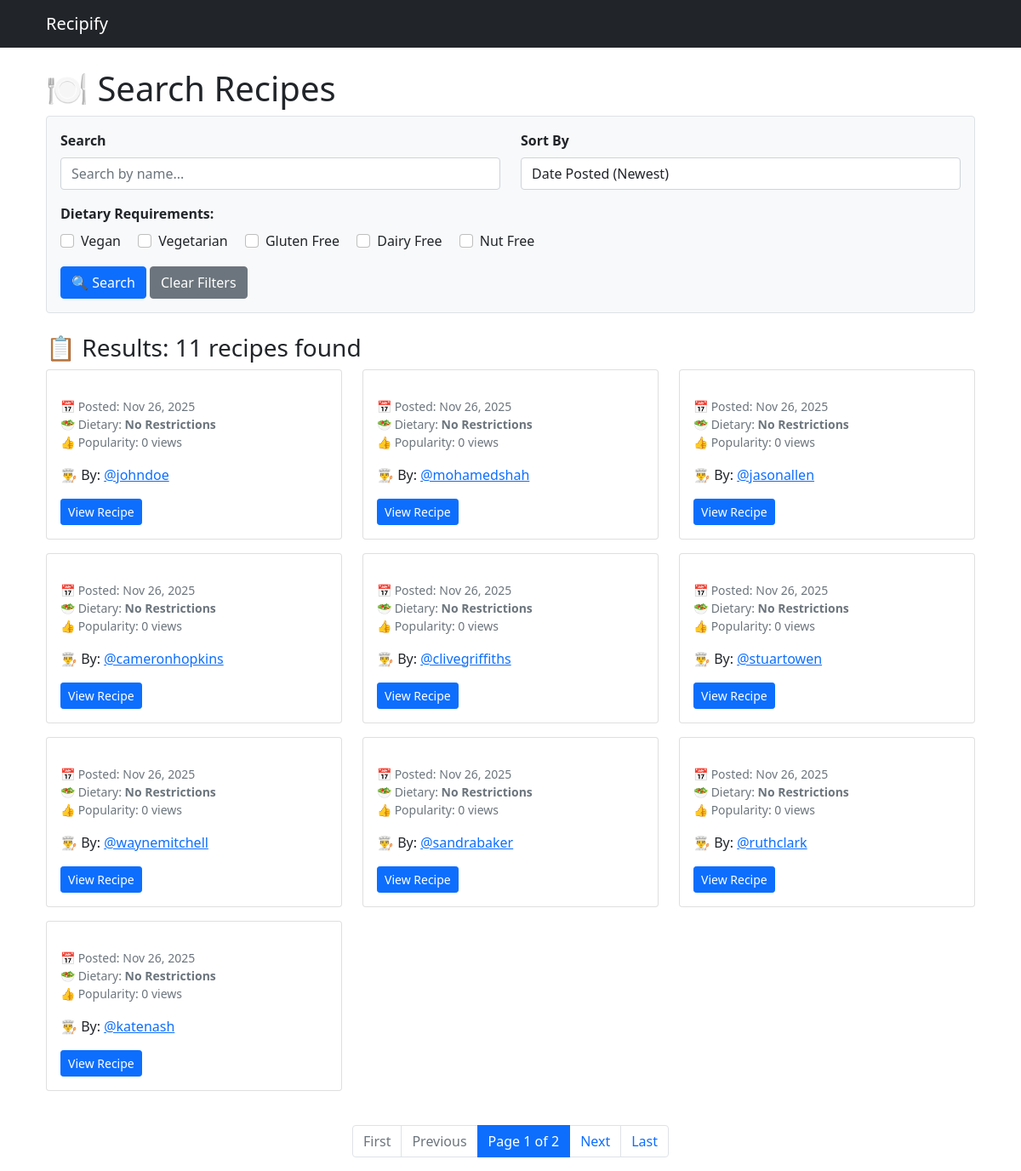
The page /recipes/search/ on the database its author committed.
### recipes/models/recipe.py (models this page shows, shortened)
class Recipe(models.Model):
    DIETARY_CHOICES = [
        ("vegan", "Vegan"),
        ("vegetarian", "Vegetarian"),
        ("gluten_free", "Gluten Free"),
        ("dairy_free", "Dairy Free"),
        ("nut_free", "Nut Free"),
        ("none", "No Restrictions"),
    ]
    author = models.ForeignKey(
        settings.AUTH_USER_MODEL,
        on_delete=models.CASCADE,
        related_name="recipes",
    )
    title = models.CharField(max_length=200)
    summary = models.CharField(max_length=255, blank=True)
    ingredients = models.TextField(help_text="List ingredients separated by commas")
    instructions = models.TextField()
    name = models.CharField(max_length=255)
    description = models.TextField()
    prep_time_minutes = models.PositiveIntegerField(blank=True, null=True)
    cook_time_minutes = models.PositiveIntegerField(blank=True, null=True)
    servings = models.PositiveSmallIntegerField(blank=True, null=True)
    is_published = models.BooleanField(default=True)
    cooking_time = models.PositiveIntegerField(
        help_text="Cooking time in minutes", default=0
    )
    difficulty = models.CharField(
        max_length=10,
        choices=[
            ("easy", "Easy"),
            ("medium", "Medium"),
            ("hard", "Hard"),
        ],
        default="easy",
    )
    date_posted = models.DateTimeField(auto_now_add=True)
    dietary_requirement = models.CharField(
        max_length=50, choices=DIETARY_CHOICES, default="none"
    )
    popularity = models.IntegerField(default=0)
    created_at = models.DateTimeField(default=timezone.now, editable=False)
    updated_at = models.DateTimeField(auto_now=True)
    class Meta:
        ordering = ["-created_at", "-date_posted"]
    likes = models.ManyToManyField(
        settings.AUTH_USER_MODEL,
        related_name="liked_recipes",
        through="Like",
        blank=True,
    )

### recipes/models/user.py (models this page shows, shortened)
class User(AbstractUser):
    username = models.CharField(
        max_length=30,
        unique=True,
        validators=[RegexValidator(
            regex=r'^@\w{3,}$',
            message='Username must consist of @ followed by at least three alphanumericals'
        )]
    )
    first_name = models.CharField(max_length=50, blank=False)
    last_name = models.CharField(max_length=50, blank=False)
    email = models.EmailField(unique=True, blank=False)
    class Meta:
        ordering = ['last_name', 'first_name']

### recipes/views/recipe_search_view.py (the view)
# urls.py: path("recipes/search/", recipe_search, name="recipe_search"),
def recipe_search(request):
    recipes = Recipe.objects.all()
    if request.GET.get('search'):
        search_term = request.GET.get('search')
        recipes = recipes.filter(
            Q(name__icontains=search_term) |
            Q(description__icontains=search_term)
        )
    dietary_filters = request.GET.getlist('dietary_requirement')
    if dietary_filters:
        recipes = recipes.filter(dietary_requirement__in=dietary_filters)
    sort_by = request.GET.get('sort_by', 'date')
    if sort_by == 'date':
        recipes = recipes.order_by('-date_posted')
    elif sort_by == '-date':
        recipes = recipes.order_by('date_posted')
    elif sort_by == 'popularity':
        recipes = recipes.order_by('-popularity')
    elif sort_by == '-popularity':
        recipes = recipes.order_by('popularity')
    elif sort_by == 'name':
        recipes = recipes.order_by('name')
    paginator = Paginator(recipes, 10)
    page_number = request.GET.get('page')
    page_obj = paginator.get_page(page_number)
    query_params = request.GET.copy()
    query_params.pop('page', None)
    context = {
        'form': RecipeFilterForm(request.GET or None),
        'page_obj': page_obj,
        'recipes': page_obj.object_list,
        'querystring': query_params.urlencode(),
        'selected_dietary': dietary_filters,
    }
    return render(request, 'recipes_search.html', context)

### recipes/forms/recipe_filter_form.py
class RecipeFilterForm(forms.Form):
    search = forms.CharField(
        max_length=100,
        required=False,
        widget=forms.TextInput(attrs={
            'class': 'form-control',
            'placeholder': 'Search by name...'
        })
    )
    dietary_requirement = forms.MultipleChoiceField(
        choices=Recipe.DIETARY_CHOICES,
        required=False,
        widget=forms.CheckboxSelectMultiple,
        label='Dietary Requirements'
    )
    sort_by = forms.ChoiceField(
        choices=[
            ('date', 'Date Posted (Newest)'),
            ('-date', 'Date Posted (Oldest)'),
            ('popularity', 'Popularity (High to Low)'),
            ('-popularity', 'Popularity (Low to High)'),
            ('name', 'Name (A-Z)'),
        ],
        required=False,
        initial='date',
        widget=forms.Select(attrs={'class': 'form-control'}),
        label='Sort By'
    )

### recipes/templates/recipes_search.html (shortened to what this page needs)
{% extends 'base_content.html' %}
{% block content %}
<div class="container mt-4">
    <h1>🍽️ Search Recipes</h1>
    <form method="get" class="mb-4 p-3 border rounded bg-light">
        <div class="row">
            <div class="col-md-6">
                <div class="mb-3">
                    <label class="form-label"><strong>Search</strong></label>
                    <input type="text" name="search" class="form-control" placeholder="Search by name..." value="{{ request.GET.search }}">
                </div>
            </div>
            <div class="col-md-6">
                <div class="mb-3">
                    <label class="form-label"><strong>Sort By</strong></label>
                    <select name="sort_by" class="form-control">
                        <option value="date" {% if request.GET.sort_by == 'date' or not request.GET.sort_by %}selected{% endif %}>Date Posted (Newest)</option>
                    </select>
                </div>
            </div>
        </div>
        <div class="mb-3">
            <label class="form-label"><strong>Dietary Requirements:</strong></label>
            <div>
                <div class="form-check form-check-inline">
                    <input class="form-check-input" type="checkbox" name="dietary_requirement" value="vegan" id="vegan" {% if 'vegan' in selected_dietary %}checked{% endif %}>
                    <label class="form-check-label" for="vegan">Vegan</label>
                </div>
                <div class="form-check form-check-inline">
                    <input class="form-check-input" type="checkbox" name="dietary_requirement" value="vegetarian" id="vegetarian" {% if 'vegetarian' in selected_dietary %}checked{% endif %}>
                    <label class="form-check-label" for="vegetarian">Vegetarian</label>
                </div>
                <div class="form-check form-check-inline">
                    <input class="form-check-input" type="checkbox" name="dietary_requirement" value="gluten_free" id="gluten_free" {% if 'gluten_free' in selected_dietary %}checked{% endif %}>
                    <label class="form-check-label" for="gluten_free">Gluten Free</label>
                </div>
                <div class="form-check form-check-inline">
                    <input class="form-check-input" type="checkbox" name="dietary_requirement" value="dairy_free" id="dairy_free" {% if 'dairy_free' in selected_dietary %}checked{% endif %}>
                    <label class="form-check-label" for="dairy_free">Dairy Free</label>
                </div>
                <div class="form-check form-check-inline">
                    <input class="form-check-input" type="checkbox" name="dietary_requirement" value="nut_free" id="nut_free" {% if 'nut_free' in selected_dietary %}checked{% endif %}>
                    <label class="form-check-label" for="nut_free">Nut Free</label>
                </div>
            </div>
        </div>
        <button type="submit" class="btn btn-primary">🔍 Search</button>
        <a href="{% url 'recipe_search' %}" class="btn btn-secondary">Clear Filters</a>
    </form>
    <h3>📋 Results: {{ page_obj.paginator.count }} recipes found</h3>
    <div class="row">
        {% for recipe in recipes %}
            <div class="col-md-4 mb-3">
                <div class="card h-100">
                    <div class="card-body">
                        <p class="text-muted small">
                            📅 Posted: {{ recipe.date_posted|date:"M d, Y" }}<br>
                            🥗 Dietary: <strong>{{ recipe.get_dietary_requirement_display }}</strong><br>
                            👍 Popularity: {{ recipe.popularity }} views
                        </p>
                        <p class="card-text">
                            👨‍🍳 By: <a href="{% url 'author_recipes' recipe.author.id %}">{{ recipe.author.username }}</a>
                        </p>
                        <a href="#" class="btn btn-sm btn-primary">View Recipe</a>
                    </div>
                </div>
            </div>
        {% empty %}
            <div class="col-12">
                <p class="alert alert-info">❌ No recipes found matching your criteria.</p>
            </div>
        {% endfor %}
    </div>
    {% if page_obj.has_other_pages %}
    <nav class="mt-4">
        <ul class="pagination justify-content-center">
            {% if page_obj.has_previous %}
                <li class="page-item"><a class="page-link" href="?page=1{% if querystring %}&{{ querystring }}{% endif %}">First</a></li>
                <li class="page-item"><a class="page-link" href="?page={{ page_obj.previous_page_number }}{% if querystring %}&{{ querystring }}{% endif %}">Previous</a></li>
            {% else %}
                <li class="page-item disabled"><span class="page-link">First</span></li>
                <li class="page-item disabled"><span class="page-link">Previous</span></li>
            {% endif %}
            <li class="page-item active"><span class="page-link">Page {{ page_obj.number }} of {{ page_obj.paginator.num_pages }}</span></li>
            {% if page_obj.has_next %}
                <li class="page-item"><a class="page-link" href="?page={{ page_obj.next_page_number }}{% if querystring %}&{{ querystring }}{% endif %}">Next</a></li>
                <li class="page-item"><a class="page-link" href="?page={{ page_obj.paginator.num_pages }}{% if querystring %}&{{ querystring }}{% endif %}">Last</a></li>
            {% else %}
                <li class="page-item disabled"><span class="page-link">Next</span></li>
                <li class="page-item disabled"><span class="page-link">Last</span></li>
            {% endif %}
        </ul>
    </nav>
    {% endif %}
</div>
{% endblock %}

### static/custom.css (style rules this page uses)
:root { --primary-color: #2c5530; --secondary-color: #4a7c59; --accent-color: #8fb996; --light-bg: #f8f9fa; --card-shadow: 0 4px 6px rgba(0, 0, 0, 0.1); --hover-shadow: 0 8px 15px rgba(0, 0, 0, 0.15); }

### rows shown on the page
Recipe: date_posted "Nov 26, 2025", dietary_requirement "No Restrictions", popularity "0", author.username "@johndoe"
Recipe: date_posted "Nov 26, 2025", dietary_requirement "No Restrictions", popularity "0", author.username "@mohamedshah"
Recipe: date_posted "Nov 26, 2025", dietary_requirement "No Restrictions", popularity "0", author.username "@jasonallen"
Recipe: date_posted "Nov 26, 2025", dietary_requirement "No Restrictions", popularity "0", author.username "@cameronhopkins"
Recipe: date_posted "Nov 26, 2025", dietary_requirement "No Restrictions", popularity "0", author.username "@clivegriffiths"
Recipe: date_posted "Nov 26, 2025", dietary_requirement "No Restrictions", popularity "0", author.username "@stuartowen"
Recipe: date_posted "Nov 26, 2025", dietary_requirement "No Restrictions", popularity "0", author.username "@waynemitchell"
Recipe: date_posted "Nov 26, 2025", dietary_requirement "No Restrictions", popularity "0", author.username "@sandrabaker"
Recipe: date_posted "Nov 26, 2025", dietary_requirement "No Restrictions", popularity "0", author.username "@ruthclark"
Recipe: date_posted "Nov 26, 2025", dietary_requirement "No Restrictions", popularity "0", author.username "@katenash"

### other values the page prints
{{ page_obj.paginator.count }} "11"
{{ page_obj.number }} "1"
{{ page_obj.paginator.num_pages }} "2"
